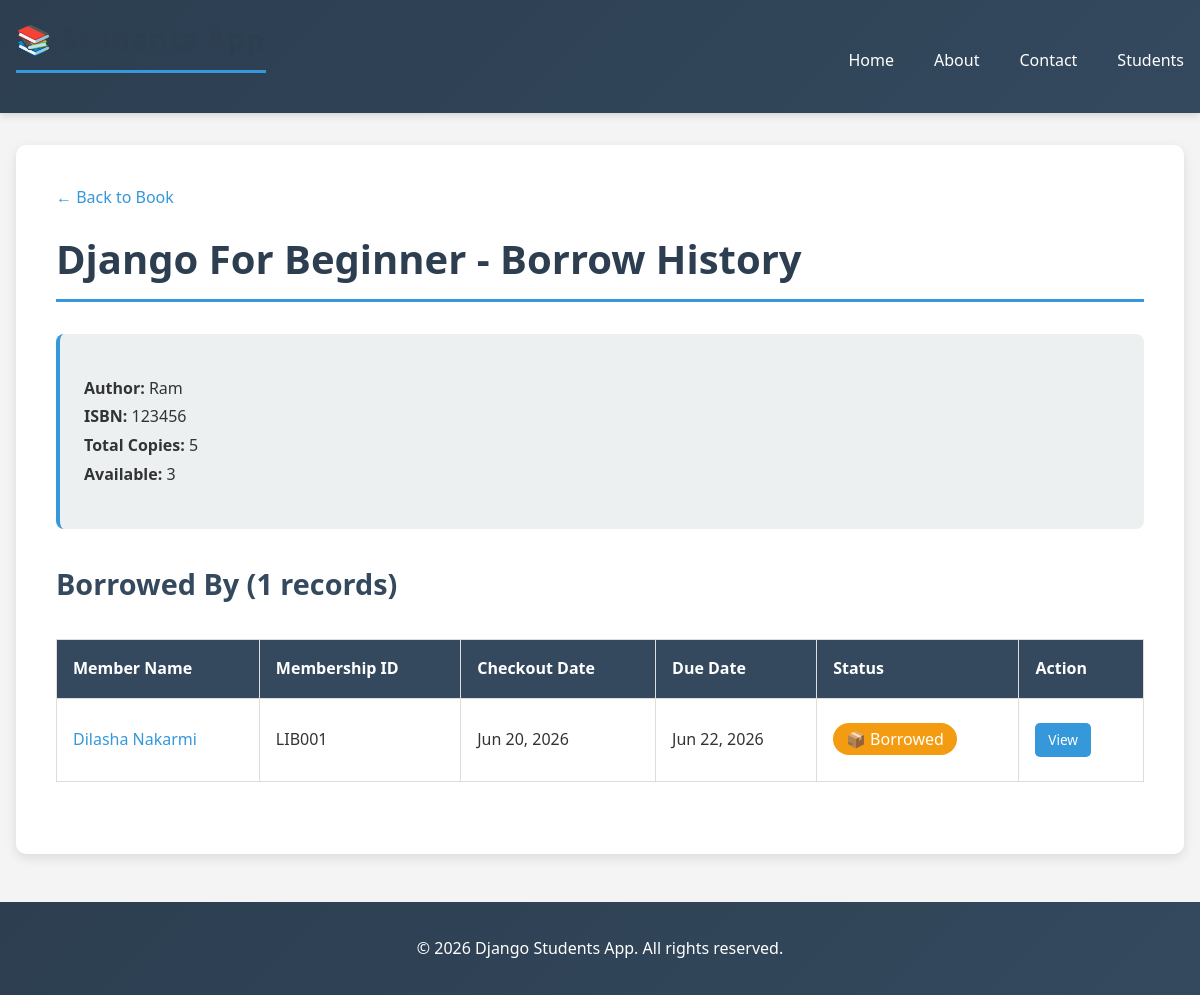
Screenshot of /library/books/1/borrow-history/ with the database file from the repository.
### library/models.py (models this page shows, shortened)
class Book(models.Model):
    title = models.CharField(max_length=200)
    author = models.CharField(max_length=150)
    isbn = models.CharField(max_length=13, unique=True)
    publication_date = models.DateField()
    total_copies = models.IntegerField(default=1)
    available_copies = models.IntegerField(default=1)
    description = models.TextField(blank=True)
    created_at = models.DateTimeField(auto_now_add=True)
    updated_at = models.DateTimeField(auto_now=True)
    class Meta:
        ordering = ['title']

class BorrowRecord(models.Model):
    book = models.ForeignKey(Book, on_delete=models.CASCADE, related_name='borrow_records')
    member = models.ForeignKey(Member, on_delete=models.CASCADE, related_name='borrow_records')
    checkout_date = models.DateTimeField(auto_now_add=True)
    due_date = models.DateField()
    return_date = models.DateField(null=True, blank=True)
    is_returned = models.BooleanField(default=False)
    class Meta:
        ordering = ['-checkout_date']

class Member(models.Model):
    MEMBERSHIP_STATUS = [
        ('active', 'Active'),
        ('inactive', 'Inactive'),
        ('suspended', 'Suspended'),
    ]
    first_name = models.CharField(max_length=100)
    last_name = models.CharField(max_length=100)
    email = models.EmailField(unique=True)
    phone = models.CharField(max_length=15, blank=True)
    membership_id = models.CharField(max_length=20, unique=True)
    join_date = models.DateField(auto_now_add=True)
    status = models.CharField(max_length=20, choices=MEMBERSHIP_STATUS, default='active')
    class Meta:
        ordering = ['first_name', 'last_name']
    def get_full_name(self):
        return f"{self.first_name} {self.last_name}"

### library/views.py (the view)
# urls.py: path('books/<int:pk>/borrow-history/', book_borrow_history, name='book_borrow_history'),
def book_borrow_history(request, pk):
    book = get_object_or_404(Book, pk=pk)
    borrow_records = book.borrow_records.all()
    context = {
        'book': book,
        'borrow_records': borrow_records,
    }
    return render(request, 'library/book_borrow_history.html', context)

### library/templates/library/book_borrow_history.html (shortened to what this page needs)
{% extends "base.html" %}
{% block content %}
    <a href="{% url 'library:book_detail' book.id %}" style="color: #3498db; margin-bottom: 1rem; display: inline-block;">
        ← Back to Book
    </a>
    <h1>{{ book.title|title }} - Borrow History</h1>
    <div class="info-box" style="margin: 2rem 0;">
        <p>
            <strong>Author:</strong> {{ book.author }}<br>
            <strong>ISBN:</strong> {{ book.isbn }}<br>
            <strong>Total Copies:</strong> {{ book.total_copies }}<br>
            <strong>Available:</strong> {{ book.available_copies }}
        </p>
    </div>
    {% if borrow_records %}
        <h2>Borrowed By ({{ borrow_records|length }} records)</h2>
        <table style="width: 100%; border-collapse: collapse; margin: 2rem 0;">
            <thead>
                <tr style="background-color: #34495e; color: white;">
                    <th style="padding: 1rem; text-align: left; border: 1px solid #ddd;">Member Name</th>
                    <th style="padding: 1rem; text-align: left; border: 1px solid #ddd;">Membership ID</th>
                    <th style="padding: 1rem; text-align: left; border: 1px solid #ddd;">Checkout Date</th>
                    <th style="padding: 1rem; text-align: left; border: 1px solid #ddd;">Due Date</th>
                    <th style="padding: 1rem; text-align: left; border: 1px solid #ddd;">Status</th>
                    <th style="padding: 1rem; text-align: left; border: 1px solid #ddd;">Action</th>
                </tr>
            </thead>
            <tbody>
                {% for record in borrow_records %}
                    <tr style="background-color: {% cycle 'white' '#f9f9f9' %}; border: 1px solid #ddd;">
                        <td style="padding: 1rem; border: 1px solid #ddd;">
                            <a href="{% url 'library:member_detail' record.member.id %}" style="color: #3498db;">
                                {{ record.member.get_full_name|title }}
                            </a>
                        </td>
                        <td style="padding: 1rem; border: 1px solid #ddd;">{{ record.member.membership_id }}</td>
                        <td style="padding: 1rem; border: 1px solid #ddd;">{{ record.checkout_date|date:"M d, Y" }}</td>
                        <td style="padding: 1rem; border: 1px solid #ddd;">{{ record.due_date|date:"M d, Y" }}</td>
                        <td style="padding: 1rem; border: 1px solid #ddd;">
                            {% if record.is_returned %}
                                <span style="background-color: #27ae60; color: white; padding: 0.3rem 0.8rem; border-radius: 20px;">✓ Returned</span>
                            {% else %}
                                <span style="background-color: #f39c12; color: white; padding: 0.3rem 0.8rem; border-radius: 20px;">📦 Borrowed</span>
                            {% endif %}
                        </td>
                        <td style="padding: 1rem; border: 1px solid #ddd;">
                            <a href="{% url 'library:borrowrecord_detail' record.id %}" class="btn btn-primary" style="padding: 0.4rem 0.8rem; font-size: 0.85rem;">View</a>
                        </td>
                    </tr>
                {% endfor %}
            </tbody>
        </table>
    {% else %}
        <div class="warning-box">
            <p>This book hasn't been borrowed yet.</p>
        </div>
    {% endif %}
{% endblock %}

### students/static/students/css/style.css (style rules this page uses)
* { margin: 0; padding: 0; box-sizing: border-box; }
body { font-family: 'Segoe UI', Tahoma, Geneva, Verdana, sans-serif; background-color: #f4f4f4; color: #333; line-height: 1.6; }
a { color: #3498db; text-decoration: none; transition: color 0.3s ease; }
h1 { font-size: 2.5rem; color: #2c3e50; margin-bottom: 1.5rem; border-bottom: 3px solid #3498db; padding-bottom: 0.5rem; }
h2 { font-size: 1.8rem; color: #34495e; margin-top: 2rem; margin-bottom: 1rem; }
p { margin: 1rem 0; line-height: 1.8; }
.info-box { background-color: #ecf0f1; padding: 1.5rem; border-radius: 8px; margin: 1.5rem 0; border-left: 4px solid #3498db; }
.btn { display: inline-block; padding: 0.8rem 1.5rem; background-color: #3498db; color: white; border: none; border-radius: 5px; cursor: pointer; transition: all 0.3s ease; font-size: 1rem; margin: 0.5rem 0.5rem 0.5rem 0; }
.btn-primary { background-color: #3498db; }

### rows the page displays
Book: title "Django For Beginner", author "Ram", isbn "123456", total_copies "5", available_copies "3"
BorrowRecord: member.get_full_name "Dilasha Nakarmi", member.membership_id "LIB001", checkout_date "Jun 20, 2026", due_date "Jun 22, 2026", is_returned "📦 Borrowed"

### other values shown
{{ borrow_records|length }} "1"
